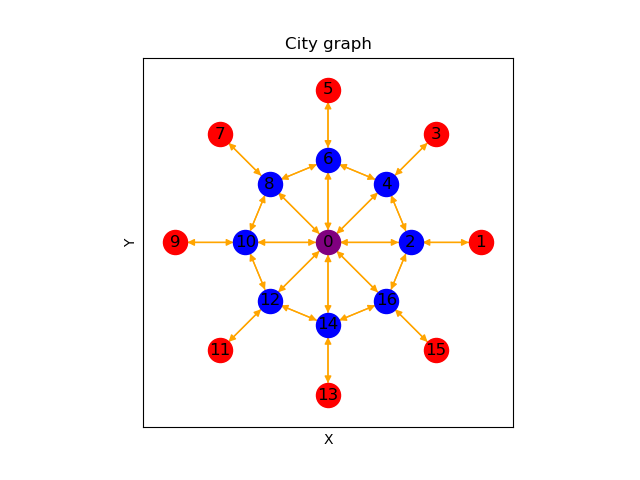
#> input picture sidermit.png, 640 x 480 px
$ python -i graph.py   (imports and definitions only)
#> lines starting #> are read from the running program, lines starting #| are printed output that depends on the picture
from __future__ import annotations

import math
from collections import defaultdict
from enum import Enum
from typing import List

import networkx as nx
import pandas as pd
from matplotlib import pyplot as plt

from sidermit.exceptions import *


class GraphContentFormat(Enum):
    """
    Supported format for reading files in the construction of the city graph.
    Pajek reference: https://gephi.org/users/supported-graph-formats/pajek-net-format/
    Defined format: [node_id] [node name] [x] [y] [type] [zone] [width]
    """
    PAJEK = 1


class Node:

    # [33 lines left out: function __init__, not called in this run]


class CBD(Node):

    # [16 lines left out: function __init__, not called in this run]


class Periphery(Node):

    # [14 lines left out: function __init__, not called in this run]


class Subcenter(Node):

    # [14 lines left out: function __init__, not called in this run]


class Zone:

    # [24 lines left out: function __init__, not called in this run]


class Edge:

    # [19 lines left out: function __init__, not called in this run]


defaultdict2_float = defaultdict(lambda: defaultdict(float))
coor = (float, float)
vector = List[float]
parameters = (int, float, float, float, float, int, vector, vector, vector)
zones = List[Zone]
nodes = List[Node]
edges = List[Edge]


# [872 lines that did not run here, left out]

>>> import cv2
>>> picture = cv2.imread('../../sidermit.png', cv2.IMREAD_GRAYSCALE)
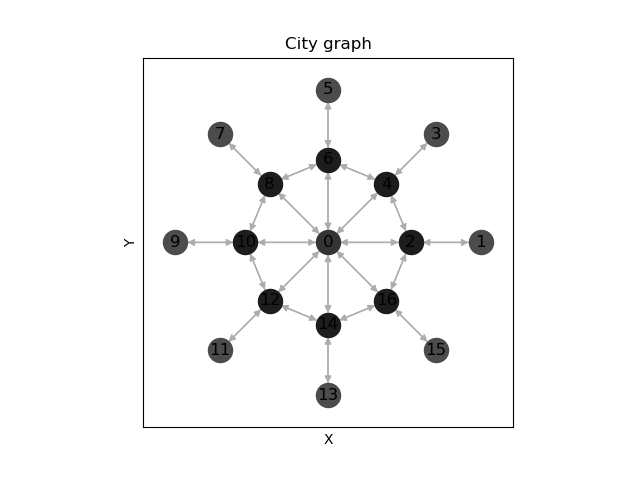
#> picture: shape (480, 640); min 0, max 255, mean 246.8
#> (the run stopped early here; a loop or call above may not have finished)
